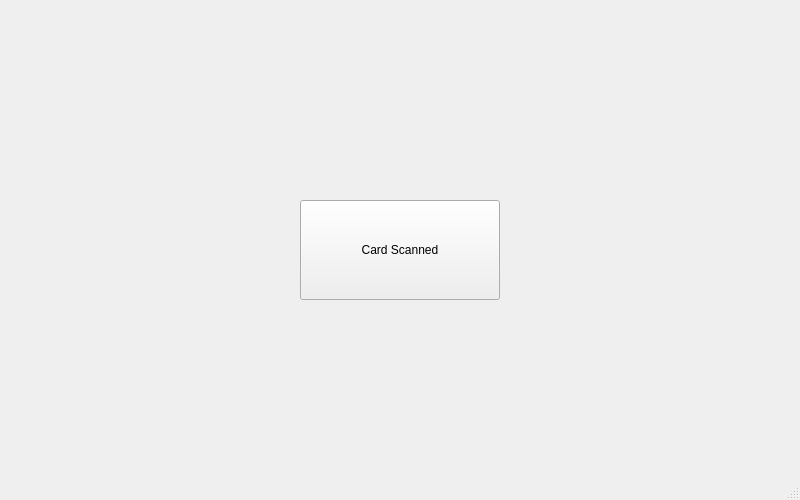
<?xml version="1.0" encoding="UTF-8"?>
<ui version="4.0">
 <class>StartUp</class>
 <widget class="QMainWindow" name="StartUp">
  <property name="geometry">
   <rect>
    <x>0</x>
    <y>0</y>
     <width>800</width>
    <height>500</height>
   </rect>
  </property>
  <property name="windowTitle">
   <string>StartUp</string>
  </property>
  <widget class="QWidget" name="centralwidget">
   <widget class="QPushButton" name="pushButtonCardScan">
    <property name="geometry">
     <rect>
      <x>300</x>
      <y>200</y>
      <width>200</width>
      <height>100</height>
     </rect>
    </property>
    <property name="text">
     <string>Card Scanned</string>
    </property>
   </widget>
  </widget>
  <widget class="QMenuBar" name="menubar">
   <property name="geometry">
    <rect>
     <x>0</x>
     <y>0</y>
     <width>800</width>
     <height>22</height>
    </rect>
   </property>
  </widget>
  <widget class="QStatusBar" name="statusbar"/>
 </widget>
 <resources/>
 <connections/>
</ui>
